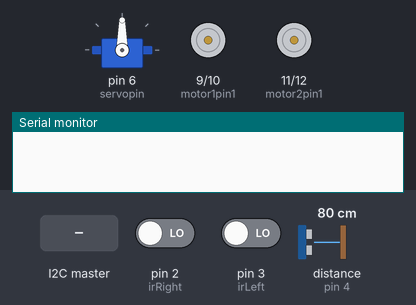
A sketch run on a simulated Arduino Uno, built with avr-gcc and run on an emulated ATmega328P. On the bench: servo, motor-driver pin pairs drawn as motors (green arrow = first pin HIGH = forward, orange = second pin HIGH = backward, longer = more drive, scaled by the enable pin), the last lines printed to the serial monitor. Inputs (shaded band) come from the test bench; at power-on: distance to the obstacle (sensor on pin 4) 80 cm, pin 2 (irRight) LOW, pin 3 (irLeft) LOW. The echo pulse lasts 58.3 µs per cm.

Above: at 1.2 s.
1.3 s: the I2C master sends the byte 1
At 2.3 s:
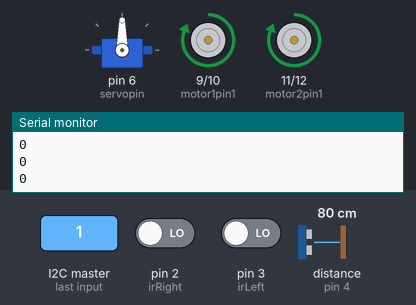
2.8 s: distance to the obstacle (sensor on pin 4) set to 28 cm
4.3 s: distance to the obstacle (sensor on pin 4) set to 23 cm
At 4.8 s:
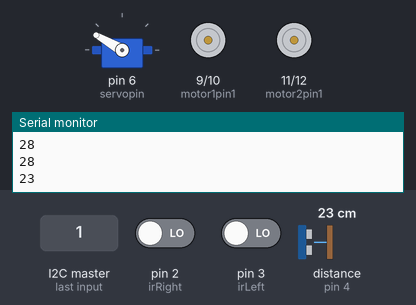
At 5.74 s:
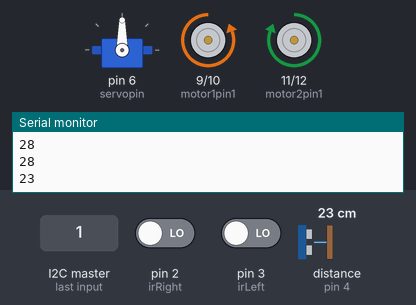
7.3 s: pin 2 (irRight) driven HIGH
10.3 s: pin 2 (irRight) driven LOW
13.3 s: distance to the obstacle (sensor on pin 4) set to 35 cm
At 14.2 s:
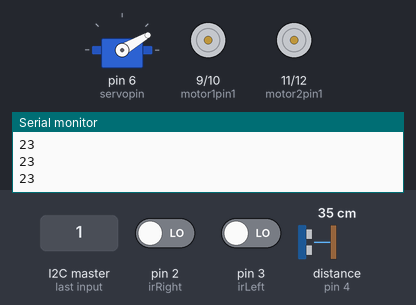
Timing chart, 0 to 16.4 s (numbered marks = the images above; inputs shaded):
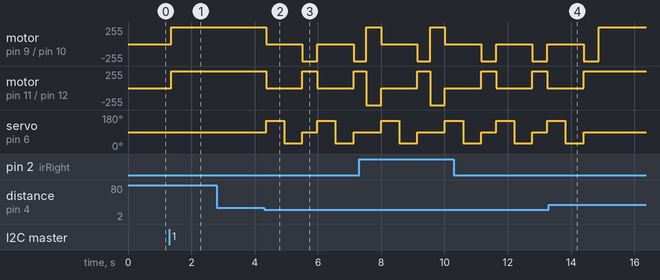

Measured:
- the behaviour switches between 26 and 25 cm on distance to the obstacle (sensor on pin 4) (found by bisection; images 1 and 2)
- after the input at 1.3 s, motor on pin 9 (motor1pin1) / pin 10 (motor1pin2), motor on pin 11 (motor2pin1) / pin 12 (motor2pin2): stopped → forward 255/255 after 0.07 s
- after the input at 4.3 s, motor on pin 9 (motor1pin1) / pin 10 (motor1pin2): alternates backward 255/255 for 0.47 s and stopped for 1.1 s, starting after 0.07 s; motor on pin 11 (motor2pin1) / pin 12 (motor2pin2): alternates forward 255/255 for 0.47 s and stopped for 1.1 s, starting after 0.07 s
- after the input at 13.3 s, motor on pin 11 (motor2pin1) / pin 12 (motor2pin2): goes on until 14.4 s, then stays forward 255/255; servo on pin 6 (servopin): goes on until 14.4 s, then stays 90°

The sketch:

uno.ino
```cpp
#include <Servo.h>
#include <NewPing.h>

// Include Arduino Wire library for I2C
#include <Wire.h>

// Define Slave I2C Address
#define SLAVE_ADDR 9

//hc-sr04 sensor
#define trig 5
#define echo 4
#define max_distance 50
NewPing sonar(trig, echo, max_distance);

//ir sensor
#define irRight 2
#define irLeft 3

bool boundary1 = false;
bool boundary2 = false;

//motors
int motor1pin1 = 9;
int motor1pin2 = 10;
int motor1en = A2;
int motor2pin1 = 11;
int motor2pin2 = 12;
int motor2en = A3;
int servopin = 6;

int val = 0;
int distance = 0;

Servo servo;

int previous_millis = 0;
int duration = 0;
void setup() {
  pinMode(trig , OUTPUT);
  pinMode(echo , INPUT);
  Serial.begin(9600);
  servo.attach(servopin);
  servo.write(90);

  pinMode(motor1pin1, OUTPUT);
  pinMode(motor1pin2, OUTPUT);
  pinMode(motor2pin1, OUTPUT);
  pinMode(motor2pin2, OUTPUT);
  pinMode(motor1en, OUTPUT);
  pinMode(motor2en, OUTPUT);
  analogWrite(motor1en, 128);
  analogWrite(motor2en, 128);

  pinMode(irLeft , INPUT);
  pinMode(irRight , INPUT);

  //I2C
  // Initialize I2C communications as Slave
  Wire.begin(SLAVE_ADDR);

  // Function to run when data received from master
  Wire.onReceive(receiveEvent);

  // Setup Serial Monitor
  Serial.begin(115200);
}

void receiveEvent() {
  // read one character from the I2C
  val = Wire.read();
  // Print value of incoming data
  Serial.println(val);
}

void loop() {
  if (val == 1) {
    if (digitalRead(irLeft) != 0) {
      moveLeft();
    }
    if (digitalRead(irRight) != 0) {
      moveRight();
    }
    objectAvoid();
  } else if (val == 2) {
    Stop();
  } else if (val == 2) {
    charge_station();
  }
}

void objectAvoid() {
  delay(70);
  distance = sonar.ping_cm();
  Serial.println(distance);
  if (distance == 0) {
    distance = 30;
  }
  if (distance <= 25) {
    //Serial.println("Stop");
    Stop();

    int leftDistance = lookLeft();
    int rightDistance =  lookRight();

    if (rightDistance <= leftDistance) {
      //left
      moveLeft();
      //Serial.println("moveLeft");
    } else {
      //right
      moveRight();
      //Serial.println("moveRight");
    }
    //delay(100);
    //} else if (val == 1) {
    //forword
    //Serial.println("moveforword");
  } else {
    moveForward();
  }
}

void charge_station() {
  if (digitalRead(irLeft) != 0) {
    boundary1 = true;
  }
  if (digitalRead(irRight) != 0) {
    boundary2 = true;
  }
  if ((digitalRead(irLeft) == 0) && (digitalRead(irRight) == 0)) {
    moveForward();
  }
  if ((digitalRead(irLeft) != 0) && (digitalRead(irRight) != 0)) {
    Stop();
  } else if (boundary1 && boundary2) {
    if (digitalRead(irLeft) != 0) {
      moveRight();
    }
    if (digitalRead(irRight) != 0) {
      moveLeft();
    }
  }
}

int lookLeft () {
  //lock left
  servo.write(150);
  delay(500);
  delay(70);
  int leftDistance = sonar.ping_cm();
  servo.write(90);
  return leftDistance;
  delay(100);
}

int lookRight() {
  //lock right
  servo.write(30);
  delay(500);
  delay(70);
  int rightDistance = sonar.ping_cm();
  servo.write(90);
  return rightDistance;
  delay(100);
}

void Stop() {
  digitalWrite(motor1pin1, LOW);
  digitalWrite(motor1pin2, LOW);

  digitalWrite(motor2pin1, LOW);
  digitalWrite(motor2pin2, LOW);
}

void moveForward() {
  digitalWrite(motor1pin1, HIGH);
  digitalWrite(motor1pin2, LOW);

  digitalWrite(motor2pin1, HIGH);
  digitalWrite(motor2pin2, LOW);
}
void moveBackward() {
  digitalWrite(motor1pin1, LOW);
  digitalWrite(motor1pin2, HIGH);

  digitalWrite(motor2pin1, LOW);
  digitalWrite(motor2pin2, HIGH);
}

void moveRight() {
  digitalWrite(motor1pin1, HIGH);
  digitalWrite(motor1pin2, LOW);

  digitalWrite(motor2pin1, LOW);
  digitalWrite(motor2pin2, HIGH);

  delay(400);
}
void moveLeft() {
  digitalWrite(motor1pin1, LOW);
  digitalWrite(motor1pin2, HIGH);

  digitalWrite(motor2pin1, HIGH);
  digitalWrite(motor2pin2, LOW);

  delay(400);
}
```
